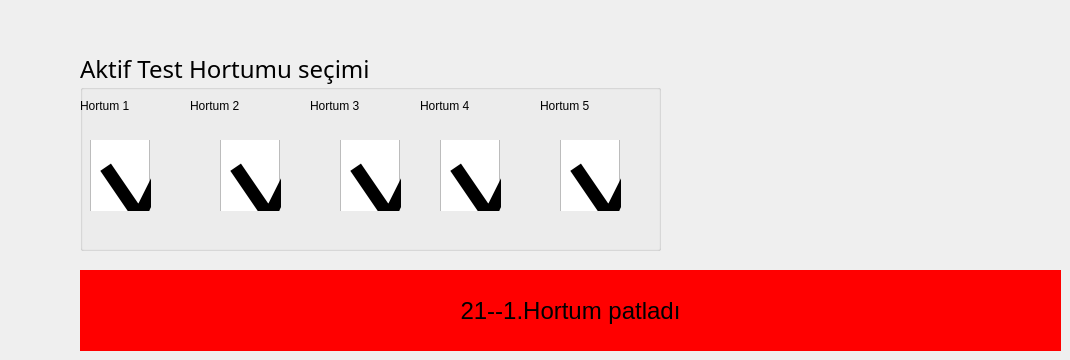
          <widget class="QWidget" name="detailsBottomPipes">
           <widget class="QGroupBox" name="groupBox_3">
            <property name="geometry">
             <rect>
              <x>80</x>
              <y>50</y>
              <width>581</width>
              <height>201</height>
             </rect>
            </property>
            <property name="font">
             <font>
              <family>Gill Sans MT</family>
              <pointsize>18</pointsize>
              <weight>5</weight>
              <italic>false</italic>
              <bold>false</bold>
             </font>
            </property>
            <property name="styleSheet">
             <string notr="true">

QCheckBox::indicator {
    width:60px;
    height: 100px;
}

  QCheckBox::indicator:checked
  {
image: url(:/images/img/chechbox_Pipe_checked.png);
  }
  QCheckBox::indicator:unchecked
  {
image: url(:/images/img/chechbox_Pipe_unchecked.png);
  }
</string>
            </property>
            <property name="title">
             <string>Aktif Test Hortumu seçimi</string>
            </property>
            <property name="alignment">
             <set>Qt::AlignLeading|Qt::AlignLeft|Qt::AlignVCenter</set>
            </property>
            <property name="flat">
             <bool>true</bool>
            </property>
            <property name="checkable">
             <bool>false</bool>
            </property>
            <widget class="QLabel" name="label_30">
             <property name="geometry">
              <rect>
               <x>460</x>
               <y>40</y>
               <width>111</width>
               <height>31</height>
              </rect>
             </property>
             <property name="text">
              <string>Hortum 5</string>
             </property>
             <property name="margin">
              <number>3</number>
             </property>
            </widget>
            <widget class="QCheckBox" name="Hortum1">
             <property name="geometry">
              <rect>
               <x>10</x>
               <y>90</y>
               <width>61</width>
               <height>71</height>
              </rect>
             </property>
             <property name="text">
              <string/>
             </property>
             <property name="icon">
              <iconset>
               <normalon>:/images/img/chechbox_Pipe_checked.png</normalon>
              </iconset>
             </property>
             <property name="iconSize">
              <size>
               <width>64</width>
               <height>64</height>
              </size>
             </property>
             <property name="checkable">
              <bool>true</bool>
             </property>
             <property name="checked">
              <bool>true</bool>
             </property>
             <property name="tristate">
              <bool>false</bool>
             </property>
            </widget>
            <widget class="QLabel" name="label_32">
             <property name="geometry">
              <rect>
               <x>230</x>
               <y>40</y>
               <width>111</width>
               <height>31</height>
              </rect>
             </property>
             <property name="text">
              <string>Hortum 3</string>
             </property>
             <property name="margin">
              <number>3</number>
             </property>
            </widget>
            <widget class="QLabel" name="label_35">
             <property name="geometry">
              <rect>
               <x>0</x>
               <y>40</y>
               <width>111</width>
               <height>31</height>
              </rect>
             </property>
             <property name="text">
              <string>Hortum 1</string>
             </property>
             <property name="margin">
              <number>3</number>
             </property>
            </widget>
            <widget class="QLabel" name="label_36">
             <property name="geometry">
              <rect>
               <x>340</x>
               <y>40</y>
               <width>111</width>
               <height>31</height>
              </rect>
             </property>
             <property name="text">
              <string>Hortum 4</string>
             </property>
             <property name="margin">
              <number>3</number>
             </property>
            </widget>
            <widget class="QLabel" name="label_37">
             <property name="geometry">
              <rect>
               <x>110</x>
               <y>40</y>
               <width>111</width>
               <height>31</height>
              </rect>
             </property>
             <property name="text">
              <string>Hortum 2</string>
             </property>
             <property name="margin">
              <number>3</number>
             </property>
            </widget>
            <widget class="QCheckBox" name="Hortum2">
             <property name="geometry">
              <rect>
               <x>140</x>
               <y>90</y>
               <width>61</width>
               <height>71</height>
              </rect>
             </property>
             <property name="text">
              <string/>
             </property>
             <property name="checkable">
              <bool>true</bool>
             </property>
             <property name="checked">
              <bool>true</bool>
             </property>
             <property name="tristate">
              <bool>false</bool>
             </property>
            </widget>
            <widget class="QCheckBox" name="Hortum3">
             <property name="geometry">
              <rect>
               <x>260</x>
               <y>90</y>
               <width>61</width>
               <height>71</height>
              </rect>
             </property>
             <property name="text">
              <string/>
             </property>
             <property name="checkable">
              <bool>true</bool>
             </property>
             <property name="checked">
              <bool>true</bool>
             </property>
             <property name="tristate">
              <bool>false</bool>
             </property>
            </widget>
            <widget class="QCheckBox" name="Hortum4">
             <property name="geometry">
              <rect>
               <x>360</x>
               <y>90</y>
               <width>61</width>
               <height>71</height>
              </rect>
             </property>
             <property name="text">
              <string/>
             </property>
             <property name="checkable">
              <bool>true</bool>
             </property>
             <property name="checked">
              <bool>true</bool>
             </property>
             <property name="tristate">
              <bool>false</bool>
             </property>
            </widget>
            <widget class="QCheckBox" name="Hortum5">
             <property name="geometry">
              <rect>
               <x>480</x>
               <y>90</y>
               <width>61</width>
               <height>71</height>
              </rect>
             </property>
             <property name="text">
              <string/>
             </property>
             <property name="checkable">
              <bool>true</bool>
             </property>
             <property name="checked">
              <bool>true</bool>
             </property>
             <property name="tristate">
              <bool>false</bool>
             </property>
            </widget>
           </widget>
           <widget class="QLabel" name="laFault25">
            <property name="geometry">
             <rect>
              <x>80</x>
              <y>270</y>
              <width>981</width>
              <height>81</height>
             </rect>
            </property>
            <property name="font">
             <font>
              <family>Arial</family>
              <pointsize>18</pointsize>
              <weight>9</weight>
              <italic>false</italic>
              <bold>false</bold>
             </font>
            </property>
            <property name="styleSheet">
             <string notr="true">background-color: rgb(255, 0, 0);
font: 75 18pt &quot;Arial&quot;;</string>
            </property>
            <property name="text">
             <string>25--5.Hortum patladı</string>
            </property>
            <property name="alignment">
             <set>Qt::AlignCenter</set>
            </property>
           </widget>
           <widget class="QLabel" name="laFault23">
            <property name="geometry">
             <rect>
              <x>80</x>
              <y>270</y>
              <width>981</width>
              <height>81</height>
             </rect>
            </property>
            <property name="font">
             <font>
              <family>Arial</family>
              <pointsize>18</pointsize>
              <weight>9</weight>
              <italic>false</italic>
              <bold>false</bold>
             </font>
            </property>
            <property name="styleSheet">
             <string notr="true">background-color: rgb(255, 0, 0);
font: 75 18pt &quot;Arial&quot;;</string>
            </property>
            <property name="text">
             <string>23--3.Hortum patladı</string>
            </property>
            <property name="alignment">
             <set>Qt::AlignCenter</set>
            </property>
           </widget>
           <widget class="QLabel" name="laFault24">
            <property name="geometry">
             <rect>
              <x>80</x>
              <y>270</y>
              <width>981</width>
              <height>81</height>
             </rect>
            </property>
            <property name="font">
             <font>
              <family>Arial</family>
              <pointsize>18</pointsize>
              <weight>9</weight>
              <italic>false</italic>
              <bold>false</bold>
             </font>
            </property>
            <property name="styleSheet">
             <string notr="true">background-color: rgb(255, 0, 0);
font: 75 18pt &quot;Arial&quot;;</string>
            </property>
            <property name="text">
             <string>24--4.Hortum patladı</string>
            </property>
            <property name="alignment">
             <set>Qt::AlignCenter</set>
            </property>
           </widget>
           <widget class="QLabel" name="laFault22">
            <property name="geometry">
             <rect>
              <x>80</x>
              <y>270</y>
              <width>981</width>
              <height>81</height>
             </rect>
            </property>
            <property name="font">
             <font>
              <family>Arial</family>
              <pointsize>18</pointsize>
              <weight>9</weight>
              <italic>false</italic>
              <bold>false</bold>
             </font>
            </property>
            <property name="styleSheet">
             <string notr="true">background-color: rgb(255, 0, 0);
font: 75 18pt &quot;Arial&quot;;</string>
            </property>
            <property name="text">
             <string>22--2.Hortum patladı</string>
            </property>
            <property name="alignment">
             <set>Qt::AlignCenter</set>
            </property>
           </widget>
           <widget class="QLabel" name="laFault21">
            <property name="geometry">
             <rect>
              <x>80</x>
              <y>270</y>
              <width>981</width>
              <height>81</height>
             </rect>
            </property>
            <property name="font">
             <font>
              <family>Arial</family>
              <pointsize>18</pointsize>
              <weight>9</weight>
              <italic>false</italic>
              <bold>false</bold>
             </font>
            </property>
            <property name="styleSheet">
             <string notr="true">background-color: rgb(255, 0, 0);
font: 75 18pt &quot;Arial&quot;;</string>
            </property>
            <property name="text">
             <string>21--1.Hortum patladı</string>
            </property>
            <property name="alignment">
             <set>Qt::AlignCenter</set>
            </property>
           </widget>
          </widget>
